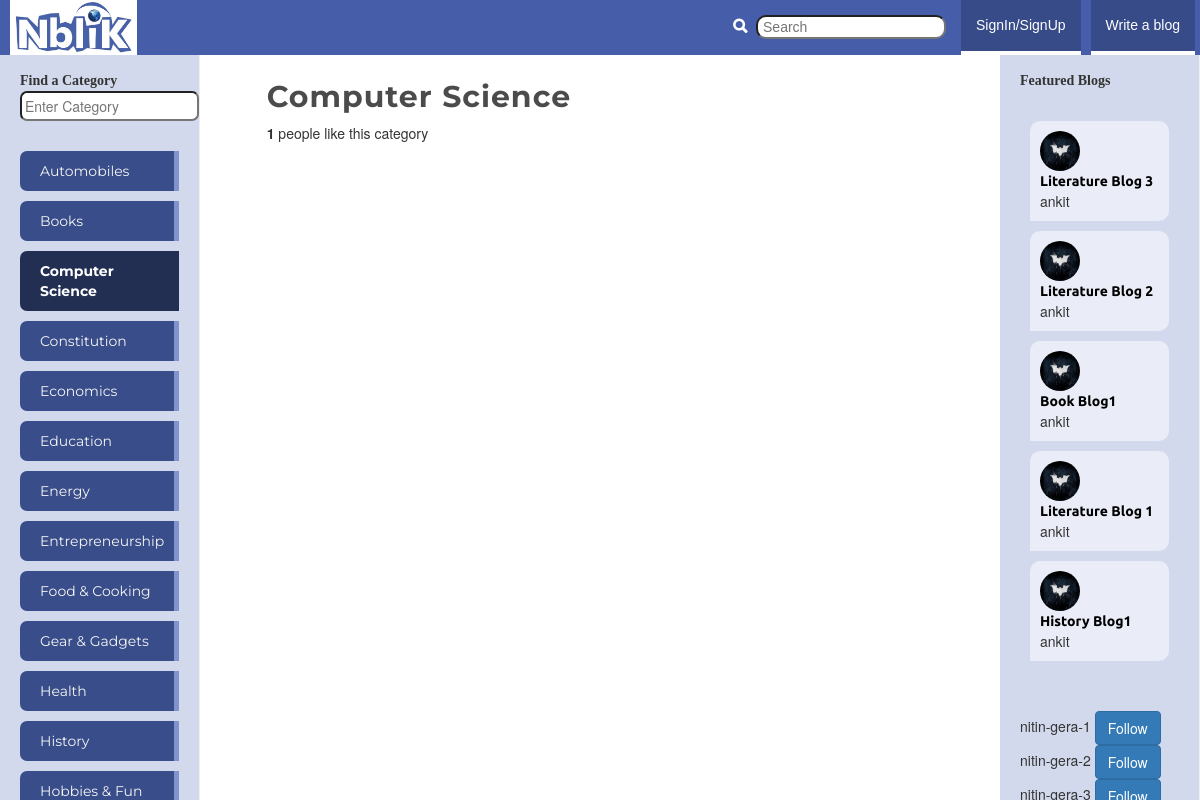
Before: /blogu/category/computer-science/ with the older database file.
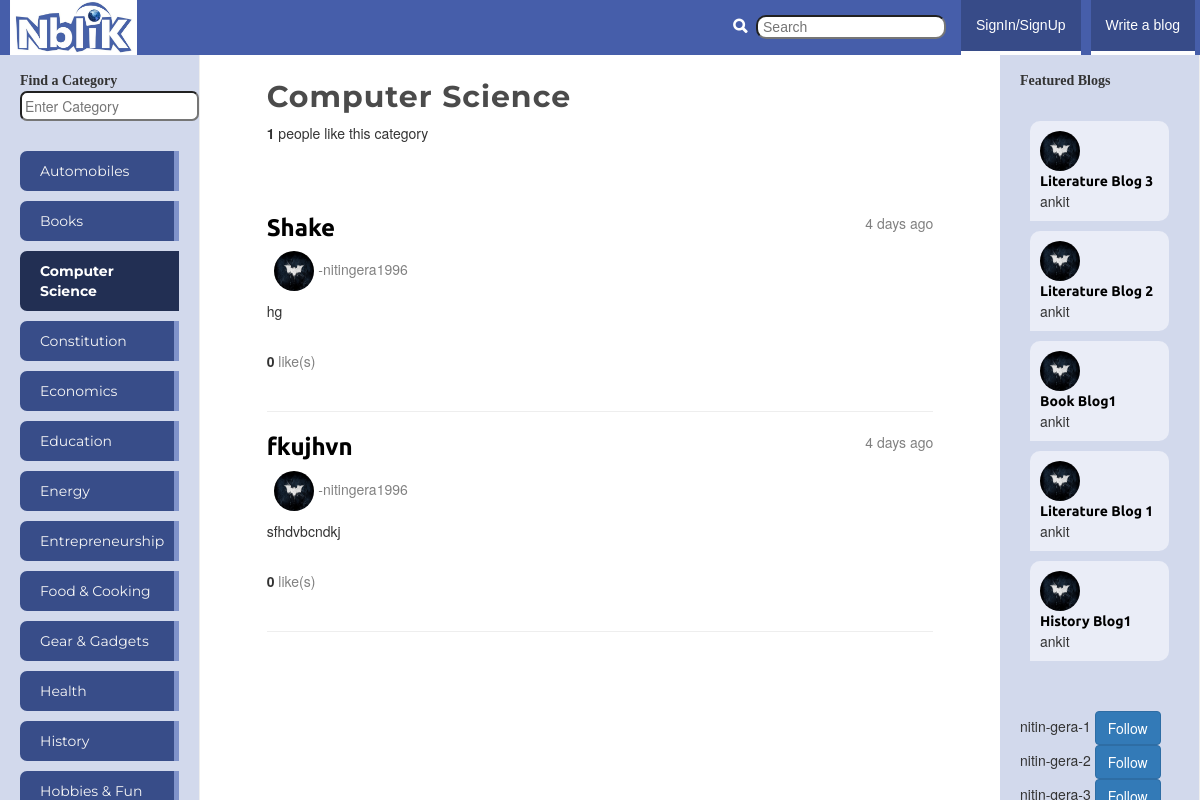
After: the same page with the newer database file.
### blogu/models.py (models this page shows, shortened)
class Category(models.Model):
    name = models.CharField(max_length=128,unique=True)
    likes = models.IntegerField(default=0)
    slug = models.SlugField(unique=True)

class Blog(models.Model):
    category = models.ForeignKey(Category)
    title = models.CharField(max_length=128)
    written_by=models.ForeignKey(User)
    views = models.IntegerField(default=0)
    slug = models.SlugField(unique=True)
    text = models.TextField()
    likes=models.IntegerField(default=0)
    datetime_added=models.DateTimeField(default=datetime.now())

class UserProfile(models.Model):
    user = models.OneToOneField(User)
    name = models.CharField(max_length=200)
    picture = models.ImageField(upload_to='profile_images',blank=True)
    liked_blogs=models.ManyToManyField(Blog)
    liked_categories=models.ManyToManyField(Category)
    level=models.IntegerField(default=1)
    date_registered=models.DateTimeField(default=datetime.now())
    google_id=models.CharField(null=True,blank=True,unique=True,max_length=100)

### blogu/views.py (the view)
# urls.py: url(r'^category/(?P<category_name_slug>[\w\-]+)/$',views.category,name ="category"),
def category(request,category_name_slug):
    context_dict = {}
    context_dict['result_list']=None
    try:
        category = Category.objects.get(slug=category_name_slug)
        context_dict['category_name']=category.name
        blogs = Blog.objects.filter(category=category).order_by('-likes')
        context_dict['blogs']=blogs
        context_dict['category']=category
        context_dict['category_name_slug']=category.slug
    except Category.DoesNotExist:
        context_dict['category_name']=category_name_slug
        pass
    b_time=[]
    for b in blogs:
        days=(datetime.now(utc)-b.datetime_added).days
        seconds=(datetime.now(utc) - b.datetime_added).seconds
        minutes=seconds/60
        hours=minutes/60
        if  days>= 1:
            b_time.append(str(days)+" days ago")
        elif minutes>60:
            b_time.append(str(hours)+" hours ago")
        elif seconds>60:
            b_time.append(str(minutes)+" minutes ago")
        else:
            b_time.append("Just now")
    zipped_data=zip(blogs,b_time)
    context_dict['zipped_data']=zipped_data
    return render(request,'blogu/category.html',context_dict)

### blogu/templatetags/blogu_extras.py (called while the page is built)
@register.inclusion_tag('blogu/cats.html')
def get_category_list(cat=None):
    return {'cats':Category.objects.all().order_by('name'), "act_cat": cat}

@register.inclusion_tag('blogu/blogs.html')
def get_blogs_list(cat=None):
    if cat:
        c=Category.objects.get(slug=cat)
        if c:
            blogs=Blog.objects.filter(category=c).order_by('-likes')[:5]
    else:
        blogs=Blog.objects.order_by('-likes')[:5]
    return {'blogs':blogs}

@register.inclusion_tag('blogu/to_follow.html')
def get_to_follow_list(user=None):
    print user
    if user:
        up=UserProfile.objects.all()
        return {'userprofiles':up}
    else:
        return None

### blogu/views.py (called while the page is built)
  def utcoffset(self, dt):
    return ZERO

  def dst(self, dt):
    return ZERO

### templates/blogu/category.html (shortened to what this page needs)
{% extends 'blogu/base.html' %}
{% load staticfiles %}
{% block body_block %}
<link href="{% static "css/index.css" %}" rel="stylesheet">
    <h2>{{ category_name }}</h2>
		<p>
		<strong id="category_like_count">{{ category.likes }} </strong> people like this category
		</p>
		<br/>
		<br/>
		<div id="blog">
		{% if category %}
		    {% if zipped_data %}
			<u1>
			    {% for blog,b_time in zipped_data %}
				    <span style='float:right;color:gray;'>{{ b_time }}</span>
                    <h3><a href="{% url 'blog' blog.slug %}" class="blog_title"><strong>{{ blog.title }}</strong></a></h3>
                    <p class='text-left' style="color:gray;"> &nbsp <img src="{% static 'images/batman.jpg' %}" style="width:40px;height:40px;-webkit-border-radius:50% 50%;-moz-border-radius:50% 50%;-ms-border-radius:50% 50%;-o-border-radius:50% 50%;border-radius:50% 50%;"> -{{ blog.written_by }}</p>
                    <p class="blog_text">{{ blog.text|safe }}</p>
                    <br/>
                    <strong id=blog_like_count>{{ blog.likes }}</strong>
                    <font style="color:gray;"> like(s)</font>
                    <br/>
                    <br/>
                    <hr noshade size=9>
                {% endfor %}
			</u1>
		    {% else %}
		        <strong>No blogs currently in category</strong>
	        {% endif %}
		</div>
			<br/>
		{% else %}
	        The specified category {{ category_name }} does not exist!
	    {% endif %}
{% endblock %}

### templates/blogu/cats.html (shortened to what this page needs)
{% load staticfiles %}
{% if cats %}
    <u1 class="nav nav-sidebar">
	{% for c in cats %}
	    {% if c == act_cat %}
		<li class="active"><a href="{% url 'category' c.slug %}">{{ c.name }}</a></li>
		{% else %}
	    <li class="inactive"><a href="{% url 'category' c.slug %}">{{ c.name }}</a></li>
	    {% endif %}
	{% endfor %}
{% else %}
    <li><strong>There are no categories present</strong></li>
	</u1>
{% endif %}

### templates/blogu/blogs.html
{% if blogs %}
{% load staticfiles %}
    <u1 class="nav nav-sidebar">
	{% for b in blogs %}
	    <li style="margin:10px;background:rgb(234,237,247);padding:10px;-webkit-border-radius:10px 10px 10px 0;-ms-border-radius:10px 10px 10px 0;-o-border-radius:10px 10px 10px 0;-moz-border-radius:10px 10px 10px 0;border-radius:10px 10px 10px 0;"><img src="{% static 'images/batman.jpg' %}" style="width:40px;height:40px;-webkit-border-radius:50% 50%;-moz-border-radius:50% 50%;-o-border-radius:50% 50%;-ms-border-radius:50% 50%;border-radius:50% 50%;"><a href="{% url 'blog' b.slug %}" style="margin:0;padding:0;color:black;">{{ b.title }}</a>{{ b.written_by }}</li>
	{% endfor %}
{% else %}
    <li><strong>There are no blogs present</strong></li>
	</u1>
{% endif %}

### templates/blogu/to_follow.html
{% if userprofiles %}
{% load staticfiles %}
    <u1 class="nav nav-sidebar">
	{% for up in userprofiles %}
	    <li>{{ up.user.username }}
      <button id="follow_user" data-userprofileid="{{ up.id }}" class="btn btn-primary" type="button">Follow</button></li>
	{% endfor %}
{% else %}
    <li><strong>There are no blogs present</strong></li>
	</u1>
{% endif %}

Changed rows visible on the page:
added Blog: b_time "4 days ago", title "Shake", written_by "nitingera1996", text "hg", likes "0", shown under "Computer Science"
added Blog: b_time "4 days ago", title "fkujhvn", written_by "nitingera1996", text "sfhdvbcndkj", likes "0", shown under "Computer Science"
